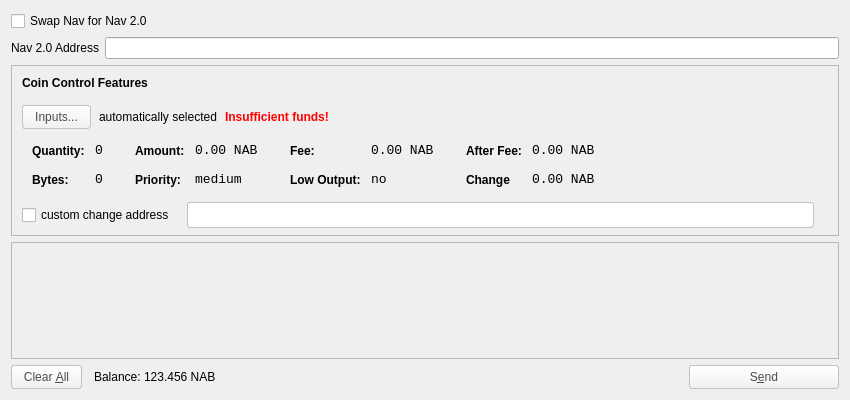
<?xml version="1.0" encoding="UTF-8"?>
<ui version="4.0">
 <class>SendCoinsDialog</class>
 <widget class="QDialog" name="SendCoinsDialog">
  <property name="geometry">
   <rect>
    <x>0</x>
    <y>0</y>
    <width>850</width>
    <height>400</height>
   </rect>
  </property>
  <property name="windowTitle">
   <string>Send Coins</string>
  </property>
  <property name="styleSheet">
   <string notr="true"/>
  </property>
  <layout class="QVBoxLayout" name="verticalLayout">
   <item>
    <layout class="QHBoxLayout" name="horizontalLayoutTxComment">
     <property name="spacing">
      <number>0</number>
     </property>
     <item>
      <widget class="QCheckBox" name="coinSwapCheckbox">
       <property name="text">
        <string>Swap Nav for Nav 2.0</string>
       </property>
      </widget>
     </item>
    </layout>
   </item>
   <item>
    <layout class="QHBoxLayout" name="horizontalLayout_3">
     <property name="topMargin">
      <number>0</number>
     </property>
     <item>
      <widget class="QLabel" name="label_2">
       <property name="text">
        <string>Nav 2.0 Address</string>
       </property>
      </widget>
     </item>
     <item>
      <widget class="QLineEdit" name="nav2Address"/>
     </item>
    </layout>
   </item>
   <item>
    <widget class="QFrame" name="frameCoinControl">
     <property name="sizePolicy">
      <sizepolicy hsizetype="Expanding" vsizetype="Expanding">
       <horstretch>0</horstretch>
       <verstretch>0</verstretch>
      </sizepolicy>
     </property>
     <property name="maximumSize">
      <size>
       <width>16777215</width>
       <height>16777215</height>
      </size>
     </property>
     <property name="frameShape">
      <enum>QFrame::StyledPanel</enum>
     </property>
     <property name="frameShadow">
      <enum>QFrame::Sunken</enum>
     </property>
     <layout class="QVBoxLayout" name="verticalLayoutCoinControl2">
      <property name="spacing">
       <number>7</number>
      </property>
      <property name="leftMargin">
       <number>0</number>
      </property>
      <property name="topMargin">
       <number>0</number>
      </property>
      <property name="rightMargin">
       <number>0</number>
      </property>
      <property name="bottomMargin">
       <number>6</number>
      </property>
      <item>
       <layout class="QVBoxLayout" name="verticalLayoutCoinControl" stretch="0,0,0,0,1">
        <property name="spacing">
         <number>0</number>
        </property>
        <property name="leftMargin">
         <number>10</number>
        </property>
        <property name="topMargin">
         <number>10</number>
        </property>
        <item>
         <layout class="QHBoxLayout" name="horizontalLayoutCoinControl1">
          <property name="bottomMargin">
           <number>15</number>
          </property>
          <item>
           <widget class="QLabel" name="labelCoinControlFeatures">
            <property name="sizePolicy">
             <sizepolicy hsizetype="Preferred" vsizetype="Maximum">
              <horstretch>0</horstretch>
              <verstretch>0</verstretch>
             </sizepolicy>
            </property>
            <property name="font">
             <font>
              <weight>75</weight>
              <bold>true</bold>
             </font>
            </property>
            <property name="styleSheet">
             <string notr="true">font-weight:bold;</string>
            </property>
            <property name="text">
             <string>Coin Control Features</string>
            </property>
           </widget>
          </item>
         </layout>
        </item>
        <item>
         <layout class="QHBoxLayout" name="horizontalLayoutCoinControl2" stretch="0,0,0,0">
          <property name="spacing">
           <number>8</number>
          </property>
          <property name="bottomMargin">
           <number>10</number>
          </property>
          <item>
           <widget class="QPushButton" name="pushButtonCoinControl">
            <property name="styleSheet">
             <string notr="true">background-color: qlineargradient(spread:pad, x1:0, y1:1, x2:0, y2:0, stop:0 rgb(240,240,240), stop:1 rgb(255, 255, 255));
border-radius:3px;
border: 1px solid #C4C1BD;
color: #4C4C4C;
padding: 4px 12px;</string>
            </property>
            <property name="text">
             <string>Inputs...</string>
            </property>
           </widget>
          </item>
          <item>
           <widget class="QLabel" name="labelCoinControlAutomaticallySelected">
            <property name="text">
             <string>automatically selected</string>
            </property>
            <property name="margin">
             <number>5</number>
            </property>
           </widget>
          </item>
          <item>
           <widget class="QLabel" name="labelCoinControlInsuffFunds">
            <property name="font">
             <font>
              <weight>75</weight>
              <bold>true</bold>
             </font>
            </property>
            <property name="styleSheet">
             <string notr="true">color:red;font-weight:bold;</string>
            </property>
            <property name="text">
             <string>Insufficient funds!</string>
            </property>
            <property name="margin">
             <number>5</number>
            </property>
           </widget>
          </item>
          <item>
           <spacer name="horizontalSpacerCoinControl">
            <property name="orientation">
             <enum>Qt::Horizontal</enum>
            </property>
            <property name="sizeHint" stdset="0">
             <size>
              <width>40</width>
              <height>1</height>
             </size>
            </property>
           </spacer>
          </item>
         </layout>
        </item>
        <item>
         <widget class="QWidget" name="widgetCoinControl" native="true">
          <property name="sizePolicy">
           <sizepolicy hsizetype="Preferred" vsizetype="Preferred">
            <horstretch>0</horstretch>
            <verstretch>0</verstretch>
           </sizepolicy>
          </property>
          <property name="minimumSize">
           <size>
            <width>0</width>
            <height>0</height>
           </size>
          </property>
          <property name="styleSheet">
           <string notr="true"/>
          </property>
          <layout class="QHBoxLayout" name="horizontalLayoutCoinControl5">
           <property name="leftMargin">
            <number>0</number>
           </property>
           <property name="topMargin">
            <number>0</number>
           </property>
           <property name="rightMargin">
            <number>0</number>
           </property>
           <property name="bottomMargin">
            <number>0</number>
           </property>
           <item>
            <layout class="QHBoxLayout" name="horizontalLayoutCoinControl3" stretch="0,0,0,1">
             <property name="spacing">
              <number>20</number>
             </property>
             <property name="topMargin">
              <number>0</number>
             </property>
             <property name="bottomMargin">
              <number>10</number>
             </property>
             <item>
              <layout class="QFormLayout" name="formLayoutCoinControl1">
               <property name="horizontalSpacing">
                <number>10</number>
               </property>
               <property name="verticalSpacing">
                <number>14</number>
               </property>
               <property name="leftMargin">
                <number>10</number>
               </property>
               <property name="topMargin">
                <number>4</number>
               </property>
               <property name="rightMargin">
                <number>6</number>
               </property>
               <item row="0" column="0">
                <widget class="QLabel" name="labelCoinControlQuantityText">
                 <property name="styleSheet">
                  <string notr="true">font-weight:bold;</string>
                 </property>
                 <property name="text">
                  <string>Quantity:</string>
                 </property>
                 <property name="margin">
                  <number>0</number>
                 </property>
                </widget>
               </item>
               <item row="0" column="1">
                <widget class="QLabel" name="labelCoinControlQuantity">
                 <property name="font">
                  <font>
                   <family>Monospace</family>
                   <pointsize>10</pointsize>
                  </font>
                 </property>
                 <property name="cursor">
                  <cursorShape>IBeamCursor</cursorShape>
                 </property>
                 <property name="contextMenuPolicy">
                  <enum>Qt::ActionsContextMenu</enum>
                 </property>
                 <property name="text">
                  <string>0</string>
                 </property>
                 <property name="margin">
                  <number>0</number>
                 </property>
                 <property name="textInteractionFlags">
                  <set>Qt::LinksAccessibleByMouse|Qt::TextSelectableByKeyboard|Qt::TextSelectableByMouse</set>
                 </property>
                </widget>
               </item>
               <item row="1" column="0">
                <widget class="QLabel" name="labelCoinControlBytesText">
                 <property name="styleSheet">
                  <string notr="true">font-weight:bold;</string>
                 </property>
                 <property name="text">
                  <string>Bytes:</string>
                 </property>
                </widget>
               </item>
               <item row="1" column="1">
                <widget class="QLabel" name="labelCoinControlBytes">
                 <property name="font">
                  <font>
                   <family>Monospace</family>
                   <pointsize>10</pointsize>
                  </font>
                 </property>
                 <property name="cursor">
                  <cursorShape>IBeamCursor</cursorShape>
                 </property>
                 <property name="contextMenuPolicy">
                  <enum>Qt::ActionsContextMenu</enum>
                 </property>
                 <property name="text">
                  <string>0</string>
                 </property>
                 <property name="textInteractionFlags">
                  <set>Qt::LinksAccessibleByMouse|Qt::TextSelectableByKeyboard|Qt::TextSelectableByMouse</set>
                 </property>
                </widget>
               </item>
              </layout>
             </item>
             <item>
              <layout class="QFormLayout" name="formLayoutCoinControl2">
               <property name="horizontalSpacing">
                <number>10</number>
               </property>
               <property name="verticalSpacing">
                <number>14</number>
               </property>
               <property name="leftMargin">
                <number>6</number>
               </property>
               <property name="topMargin">
                <number>4</number>
               </property>
               <property name="rightMargin">
                <number>6</number>
               </property>
               <item row="0" column="0">
                <widget class="QLabel" name="labelCoinControlAmountText">
                 <property name="styleSheet">
                  <string notr="true">font-weight:bold;</string>
                 </property>
                 <property name="text">
                  <string>Amount:</string>
                 </property>
                 <property name="margin">
                  <number>0</number>
                 </property>
                </widget>
               </item>
               <item row="0" column="1">
                <widget class="QLabel" name="labelCoinControlAmount">
                 <property name="font">
                  <font>
                   <family>Monospace</family>
                   <pointsize>10</pointsize>
                  </font>
                 </property>
                 <property name="cursor">
                  <cursorShape>IBeamCursor</cursorShape>
                 </property>
                 <property name="contextMenuPolicy">
                  <enum>Qt::ActionsContextMenu</enum>
                 </property>
                 <property name="text">
                  <string>0.00 NAB</string>
                 </property>
                 <property name="textInteractionFlags">
                  <set>Qt::LinksAccessibleByMouse|Qt::TextSelectableByKeyboard|Qt::TextSelectableByMouse</set>
                 </property>
                </widget>
               </item>
               <item row="1" column="0">
                <widget class="QLabel" name="labelCoinControlPriorityText">
                 <property name="styleSheet">
                  <string notr="true">font-weight:bold;</string>
                 </property>
                 <property name="text">
                  <string>Priority:</string>
                 </property>
                </widget>
               </item>
               <item row="1" column="1">
                <widget class="QLabel" name="labelCoinControlPriority">
                 <property name="font">
                  <font>
                   <family>Monospace</family>
                   <pointsize>10</pointsize>
                  </font>
                 </property>
                 <property name="cursor">
                  <cursorShape>IBeamCursor</cursorShape>
                 </property>
                 <property name="contextMenuPolicy">
                  <enum>Qt::ActionsContextMenu</enum>
                 </property>
                 <property name="text">
                  <string>medium</string>
                 </property>
                 <property name="textInteractionFlags">
                  <set>Qt::LinksAccessibleByMouse|Qt::TextSelectableByKeyboard|Qt::TextSelectableByMouse</set>
                 </property>
                </widget>
               </item>
              </layout>
             </item>
             <item>
              <layout class="QFormLayout" name="formLayoutCoinControl3">
               <property name="horizontalSpacing">
                <number>10</number>
               </property>
               <property name="verticalSpacing">
                <number>14</number>
               </property>
               <property name="leftMargin">
                <number>6</number>
               </property>
               <property name="topMargin">
                <number>4</number>
               </property>
               <property name="rightMargin">
                <number>6</number>
               </property>
               <item row="0" column="0">
                <widget class="QLabel" name="labelCoinControlFeeText">
                 <property name="styleSheet">
                  <string notr="true">font-weight:bold;</string>
                 </property>
                 <property name="text">
                  <string>Fee:</string>
                 </property>
                 <property name="margin">
                  <number>0</number>
                 </property>
                </widget>
               </item>
               <item row="0" column="1">
                <widget class="QLabel" name="labelCoinControlFee">
                 <property name="font">
                  <font>
                   <family>Monospace</family>
                   <pointsize>10</pointsize>
                  </font>
                 </property>
                 <property name="cursor">
                  <cursorShape>IBeamCursor</cursorShape>
                 </property>
                 <property name="contextMenuPolicy">
                  <enum>Qt::ActionsContextMenu</enum>
                 </property>
                 <property name="text">
                  <string>0.00 NAB</string>
                 </property>
                 <property name="textInteractionFlags">
                  <set>Qt::LinksAccessibleByMouse|Qt::TextSelectableByKeyboard|Qt::TextSelectableByMouse</set>
                 </property>
                </widget>
               </item>
               <item row="1" column="0">
                <widget class="QLabel" name="labelCoinControlLowOutputText">
                 <property name="styleSheet">
                  <string notr="true">font-weight:bold;</string>
                 </property>
                 <property name="text">
                  <string>Low Output:</string>
                 </property>
                </widget>
               </item>
               <item row="1" column="1">
                <widget class="QLabel" name="labelCoinControlLowOutput">
                 <property name="font">
                  <font>
                   <family>Monospace</family>
                   <pointsize>10</pointsize>
                  </font>
                 </property>
                 <property name="cursor">
                  <cursorShape>IBeamCursor</cursorShape>
                 </property>
                 <property name="contextMenuPolicy">
                  <enum>Qt::ActionsContextMenu</enum>
                 </property>
                 <property name="text">
                  <string>no</string>
                 </property>
                 <property name="textInteractionFlags">
                  <set>Qt::LinksAccessibleByMouse|Qt::TextSelectableByKeyboard|Qt::TextSelectableByMouse</set>
                 </property>
                </widget>
               </item>
              </layout>
             </item>
             <item>
              <layout class="QFormLayout" name="formLayoutCoinControl4">
               <property name="horizontalSpacing">
                <number>10</number>
               </property>
               <property name="verticalSpacing">
                <number>14</number>
               </property>
               <property name="leftMargin">
                <number>6</number>
               </property>
               <property name="topMargin">
                <number>4</number>
               </property>
               <property name="rightMargin">
                <number>6</number>
               </property>
               <item row="0" column="0">
                <widget class="QLabel" name="labelCoinControlAfterFeeText">
                 <property name="styleSheet">
                  <string notr="true">font-weight:bold;</string>
                 </property>
                 <property name="text">
                  <string>After Fee:</string>
                 </property>
                 <property name="margin">
                  <number>0</number>
                 </property>
                </widget>
               </item>
               <item row="0" column="1">
                <widget class="QLabel" name="labelCoinControlAfterFee">
                 <property name="font">
                  <font>
                   <family>Monospace</family>
                   <pointsize>10</pointsize>
                  </font>
                 </property>
                 <property name="cursor">
                  <cursorShape>IBeamCursor</cursorShape>
                 </property>
                 <property name="contextMenuPolicy">
                  <enum>Qt::ActionsContextMenu</enum>
                 </property>
                 <property name="text">
                  <string>0.00 NAB</string>
                 </property>
                 <property name="textInteractionFlags">
                  <set>Qt::LinksAccessibleByMouse|Qt::TextSelectableByKeyboard|Qt::TextSelectableByMouse</set>
                 </property>
                </widget>
               </item>
               <item row="1" column="0">
                <widget class="QLabel" name="labelCoinControlChangeText">
                 <property name="styleSheet">
                  <string notr="true">font-weight:bold;</string>
                 </property>
                 <property name="text">
                  <string>Change</string>
                 </property>
                </widget>
               </item>
               <item row="1" column="1">
                <widget class="QLabel" name="labelCoinControlChange">
                 <property name="font">
                  <font>
                   <family>Monospace</family>
                   <pointsize>10</pointsize>
                  </font>
                 </property>
                 <property name="cursor">
                  <cursorShape>IBeamCursor</cursorShape>
                 </property>
                 <property name="contextMenuPolicy">
                  <enum>Qt::ActionsContextMenu</enum>
                 </property>
                 <property name="text">
                  <string>0.00 NAB</string>
                 </property>
                 <property name="textInteractionFlags">
                  <set>Qt::LinksAccessibleByMouse|Qt::TextSelectableByKeyboard|Qt::TextSelectableByMouse</set>
                 </property>
                </widget>
               </item>
              </layout>
             </item>
            </layout>
           </item>
          </layout>
         </widget>
        </item>
        <item>
         <layout class="QHBoxLayout" name="horizontalLayoutCoinControl4" stretch="0,0,0">
          <property name="spacing">
           <number>12</number>
          </property>
          <property name="sizeConstraint">
           <enum>QLayout::SetDefaultConstraint</enum>
          </property>
          <property name="topMargin">
           <number>5</number>
          </property>
          <property name="rightMargin">
           <number>5</number>
          </property>
          <item>
           <widget class="QCheckBox" name="checkBoxCoinControlChange">
            <property name="text">
             <string>custom change address</string>
            </property>
           </widget>
          </item>
          <item>
           <widget class="QLineEdit" name="lineEditCoinControlChange">
            <property name="enabled">
             <bool>false</bool>
            </property>
            <property name="sizePolicy">
             <sizepolicy hsizetype="Expanding" vsizetype="Fixed">
              <horstretch>0</horstretch>
              <verstretch>0</verstretch>
             </sizepolicy>
            </property>
            <property name="styleSheet">
             <string notr="true">background-color: rgb(255,255,255);
border-radius:3px;
border: 1px solid #C4C1BD;
color: #4C4C4C;
padding: 4px;</string>
            </property>
           </widget>
          </item>
          <item>
           <widget class="QLabel" name="labelCoinControlChangeLabel">
            <property name="sizePolicy">
             <sizepolicy hsizetype="Preferred" vsizetype="Expanding">
              <horstretch>0</horstretch>
              <verstretch>0</verstretch>
             </sizepolicy>
            </property>
            <property name="minimumSize">
             <size>
              <width>0</width>
              <height>0</height>
             </size>
            </property>
            <property name="text">
             <string/>
            </property>
            <property name="margin">
             <number>3</number>
            </property>
           </widget>
          </item>
         </layout>
        </item>
        <item>
         <spacer name="verticalSpacerCoinControl">
          <property name="orientation">
           <enum>Qt::Vertical</enum>
          </property>
          <property name="sizeHint" stdset="0">
           <size>
            <width>800</width>
            <height>1</height>
           </size>
          </property>
         </spacer>
        </item>
       </layout>
      </item>
     </layout>
    </widget>
   </item>
   <item>
    <widget class="QScrollArea" name="scrollArea">
     <property name="widgetResizable">
      <bool>true</bool>
     </property>
     <widget class="QWidget" name="scrollAreaWidgetContents">
      <property name="geometry">
       <rect>
        <x>0</x>
        <y>0</y>
        <width>830</width>
        <height>84</height>
       </rect>
      </property>
      <layout class="QVBoxLayout" name="verticalLayout_2">
       <property name="leftMargin">
        <number>0</number>
       </property>
       <property name="topMargin">
        <number>0</number>
       </property>
       <property name="rightMargin">
        <number>0</number>
       </property>
       <property name="bottomMargin">
        <number>0</number>
       </property>
       <item>
        <layout class="QVBoxLayout" name="entries">
         <property name="spacing">
          <number>6</number>
         </property>
        </layout>
       </item>
       <item>
        <spacer name="verticalSpacer">
         <property name="orientation">
          <enum>Qt::Vertical</enum>
         </property>
         <property name="sizeHint" stdset="0">
          <size>
           <width>20</width>
           <height>40</height>
          </size>
         </property>
        </spacer>
       </item>
      </layout>
     </widget>
    </widget>
   </item>
   <item>
    <layout class="QHBoxLayout" name="horizontalLayout">
     <item>
      <widget class="QPushButton" name="clearButton">
       <property name="sizePolicy">
        <sizepolicy hsizetype="Minimum" vsizetype="Fixed">
         <horstretch>0</horstretch>
         <verstretch>0</verstretch>
        </sizepolicy>
       </property>
       <property name="toolTip">
        <string>Remove all transaction fields</string>
       </property>
       <property name="styleSheet">
        <string notr="true">background-color: qlineargradient(spread:pad, x1:0, y1:1, x2:0, y2:0, stop:0 rgb(240,240,240), stop:1 rgb(255, 255, 255));
border-radius:3px;
border: 1px solid #C4C1BD;
color: #4C4C4C;
padding: 4px 12px;
margin: 0px 6px 0px 0px;</string>
       </property>
       <property name="text">
        <string>Clear &amp;All</string>
       </property>
       <property name="icon">
        <iconset resource="../bitcoin.qrc">
         <normaloff>:/icons/remove</normaloff>:/icons/remove</iconset>
       </property>
       <property name="autoRepeatDelay">
        <number>300</number>
       </property>
       <property name="autoDefault">
        <bool>false</bool>
       </property>
      </widget>
     </item>
     <item>
      <layout class="QHBoxLayout" name="horizontalLayout_2">
       <property name="spacing">
        <number>3</number>
       </property>
       <item>
        <widget class="QLabel" name="label">
         <property name="sizePolicy">
          <sizepolicy hsizetype="Preferred" vsizetype="Fixed">
           <horstretch>0</horstretch>
           <verstretch>0</verstretch>
          </sizepolicy>
         </property>
         <property name="text">
          <string>Balance:</string>
         </property>
        </widget>
       </item>
       <item>
        <widget class="QLabel" name="labelBalance">
         <property name="sizePolicy">
          <sizepolicy hsizetype="Preferred" vsizetype="Fixed">
           <horstretch>0</horstretch>
           <verstretch>0</verstretch>
          </sizepolicy>
         </property>
         <property name="cursor">
          <cursorShape>IBeamCursor</cursorShape>
         </property>
         <property name="text">
          <string>123.456 NAB</string>
         </property>
         <property name="textInteractionFlags">
          <set>Qt::LinksAccessibleByMouse|Qt::TextSelectableByKeyboard|Qt::TextSelectableByMouse</set>
         </property>
        </widget>
       </item>
      </layout>
     </item>
     <item>
      <spacer name="horizontalSpacer">
       <property name="orientation">
        <enum>Qt::Horizontal</enum>
       </property>
       <property name="sizeHint" stdset="0">
        <size>
         <width>40</width>
         <height>20</height>
        </size>
       </property>
      </spacer>
     </item>
     <item>
      <widget class="QPushButton" name="sendButton">
       <property name="minimumSize">
        <size>
         <width>150</width>
         <height>0</height>
        </size>
       </property>
       <property name="toolTip">
        <string>Confirm the send action</string>
       </property>
       <property name="styleSheet">
        <string notr="true">background-color: qlineargradient(spread:pad, x1:0, y1:1, x2:0, y2:0, stop:0 rgb(240,240,240), stop:1 rgb(255, 255, 255));
border-radius:3px;
border: 1px solid #C4C1BD;
color: #4C4C4C;
padding: 4px 12px;</string>
       </property>
       <property name="text">
        <string>S&amp;end</string>
       </property>
       <property name="icon">
        <iconset resource="../bitcoin.qrc">
         <normaloff>:/icons/send</normaloff>:/icons/send</iconset>
       </property>
       <property name="default">
        <bool>true</bool>
       </property>
      </widget>
     </item>
    </layout>
   </item>
  </layout>
 </widget>
 <resources>
  <include location="../bitcoin.qrc"/>
 </resources>
 <connections/>
</ui>
